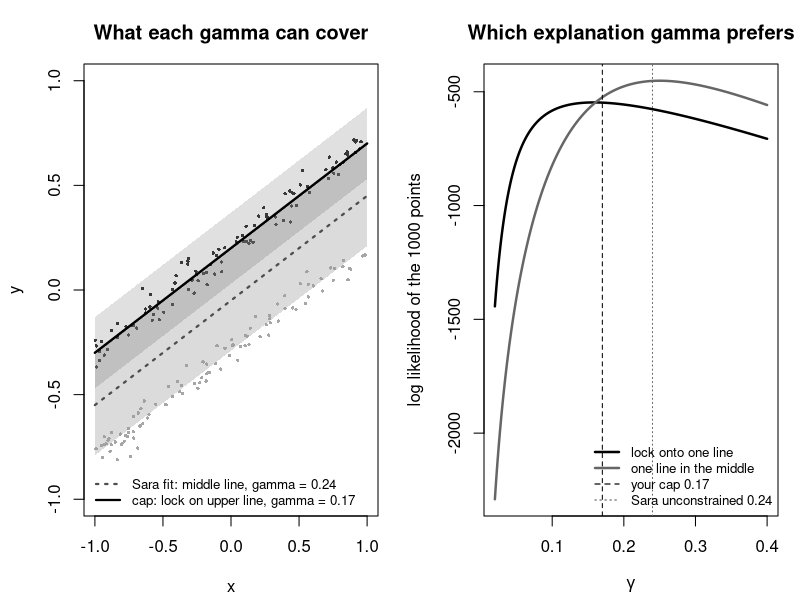

This chart was generated by the following R code:
# Why capping gamma at 0.17 changes the result.

out <- "/Users/chegu121/Documents/Phd-cici/r_package/mcmcConvergenceGraph/docs/fig_cauchy_gamma_settings.png"

set.seed(2026)
N <- 200L
x <- runif(N, -1, 1)
y <- c(0.5 * x[1:100] + 0.2, 0.5 * x[101:200] - 0.3) + rnorm(N, 0, 0.05)
comp <- rep(1:2, each = 100)

log_cauchy <- function(r, g) log(g) - log(g^2 + r^2) - log(pi)
g <- seq(0.02, 0.40, length.out = 400)
n <- 1000
ll_middle <- n * log_cauchy(0.25, g)
ll_lock   <- (n / 2) * log_cauchy(0.05, g) + (n / 2) * log_cauchy(0.50, g)

png(out, width = 2400, height = 1050, res = 220)
par(mfrow = c(1, 2), mar = c(4.2, 4.2, 3.2, 1.1), family = "sans")

plot(
  x, y, pch = 16, cex = 0.45, col = c(rep("gray25", 100), rep("gray65", 100)),
  xlim = c(-1, 1), ylim = c(-1, 1),
  xlab = "x", ylab = "y",
  main = "What each gamma can cover"
)
xg <- c(-1, 1)
# Middle line, Sara unconstrained width gamma = 0.24
ym <- 0.5 * xg - 0.05
polygon(c(xg, rev(xg)), c(ym + 0.24, rev(ym - 0.24)), col = rgb(0.6, 0.6, 0.6, 0.35), border = NA)
lines(xg, ym, lwd = 2.2, lty = 3, col = "gray30")
# Upper line, cap width gamma = 0.17
yu <- 0.5 * xg + 0.2
polygon(c(xg, rev(xg)), c(yu + 0.17, rev(yu - 0.17)), col = rgb(0, 0, 0, 0.12), border = NA)
lines(xg, yu, lwd = 2.4, col = "black")
legend(
  "bottomleft",
  legend = c(
    "Sara fit: middle line, gamma = 0.24",
    "cap: lock on upper line, gamma = 0.17"
  ),
  col = c("gray30", "black"),
  lty = c(3, 1),
  lwd = 2.2,
  bty = "n",
  cex = 0.8
)

plot(
  g, ll_lock,
  type = "l", lwd = 2.4, col = "black",
  ylim = range(c(ll_lock, ll_middle)),
  xlab = expression(gamma),
  ylab = "log likelihood of the 1000 points",
  main = "Which explanation gamma prefers"
)
lines(g, ll_middle, lwd = 2.4, col = "gray40")
abline(v = 0.17, lty = 2, col = "black")
abline(v = 0.24, lty = 3, col = "gray40")
legend(
  "bottomright",
  legend = c(
    "lock onto one line",
    "one line in the middle",
    "your cap 0.17",
    "Sara unconstrained 0.24"
  ),
  col = c("black", "gray40", "black", "gray40"),
  lty = c(1, 1, 2, 3),
  lwd = c(2.4, 2.4, 1.2, 1.2),
  bty = "n",
  cex = 0.8
)

dev.off()
cat("wrote", out, "\n")
